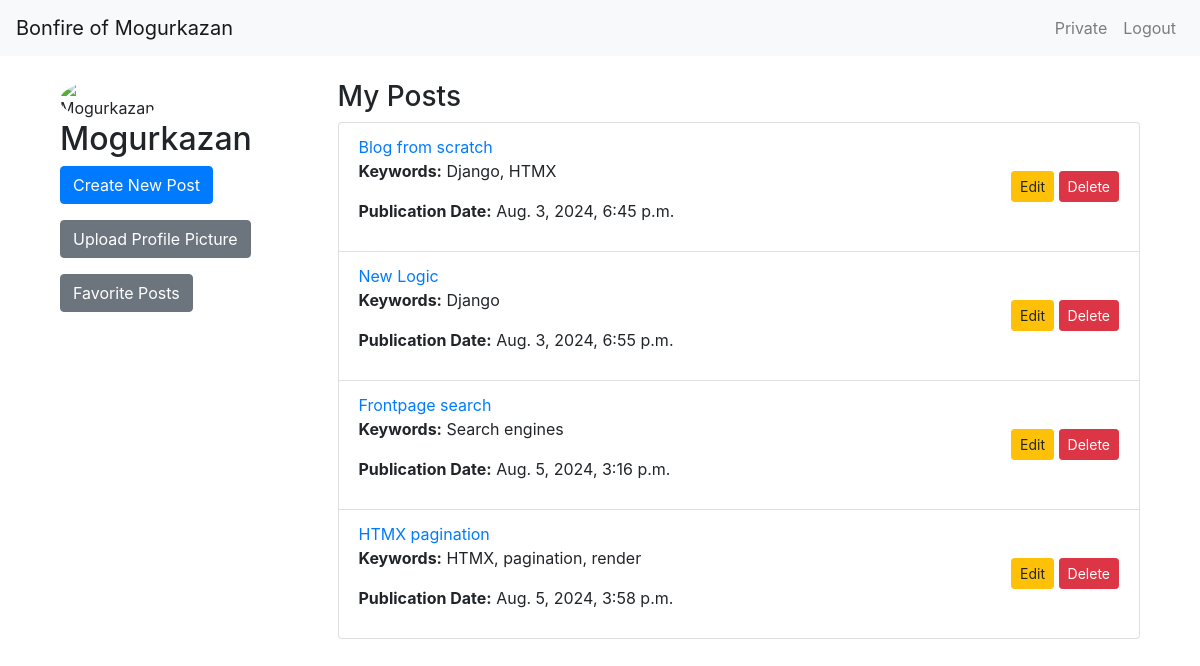
Screenshot of /private/ (signed in) with the database file from the repository.
### blog/models.py (models this page shows, shortened)
class CustomUser(AbstractBaseUser, PermissionsMixin):
    email = models.EmailField(unique=True)
    nickname = models.CharField(max_length=30)
    profile_picture = CloudinaryField('image', blank=True, null=True)
    is_active = models.BooleanField(default=True)
    is_staff = models.BooleanField(default=False)
    objects = CustomUserManager()
    USERNAME_FIELD = 'email'
    REQUIRED_FIELDS = ['nickname']

class Post(models.Model):
    author = models.ForeignKey(CustomUser, on_delete=models.CASCADE, related_name='posts')
    title = models.CharField(max_length=255)
    keywords = models.CharField(max_length=255, default='')
    content = models.TextField()
    created_at = models.DateTimeField(auto_now_add=True)
    updated_at = models.DateTimeField(auto_now=True)
    image = CloudinaryField('image', blank=True, null=True)

### blog/views.py (the view)
# urls.py: path('private/', views.private_area, name='private_area'),
@login_required
def private_area(request):
    posts = Post.objects.filter(author=request.user)
    return render(request, 'blog/private_area.html', {'posts': posts})

### blog/templates/blog/private_area.html (shortened to what this page needs)
{% extends "base.html" %}
{% block content %}
<div class="container">
    <div class="row">
        <div class="col-md-3">
            <div class="profile-header">
                {% if user.profile_picture %}
                    <img src="{{ user.profile_picture.url }}" alt="{{ user.nickname }}" style="max-width: 100px; border-radius: 50%;">
                {% else %}
                    <img src="default_profile_picture_url" alt="Default Profile Picture" style="max-width: 100px; border-radius: 50%;">
                {% endif %}
                <h2>{{ user.nickname }}</h2>
            </div>
            <a href="{% url 'post_create' %}" class="btn btn-primary mb-3">Create New Post</a>
            <a href="{% url 'upload_profile_picture' %}" class="btn btn-secondary mb-3">Upload Profile Picture</a>
            <a href="{% url 'favorite_list' %}" class="btn btn-secondary mb-3">Favorite Posts</a>
        </div>
        <div class="col-md-9">
            <h3>My Posts</h3>
            <ul class="list-group">
                {% for post in posts %}
                    <li class="list-group-item d-flex justify-content-between align-items-center">
                        <div>
                            <a href="{% url 'post_detail' post.pk %}">{{ post.title }}</a>
                            <p><strong>Keywords:</strong> {{ post.keywords }}</p>
                            <p><strong>Publication Date:</strong> {{ post.created_at }}</p>
                        </div>
                        <div>
                            <a href="{% url 'post_edit' post.pk %}" class="btn btn-warning btn-sm">Edit</a>
                            <form action="{% url 'post_delete' post.pk %}?next={% url 'private_area' %}" method="post" style="display:inline;">
                                <button type="submit" class="btn btn-danger btn-sm">Delete</button>
                            </form>
                        </div>
                    </li>
                {% endfor %}
            </ul>
        </div>
    </div>
</div>
{% endblock %}

### blog/templates/partials/navbar.html (shortened to what this page needs)
<nav class="navbar navbar-expand-lg navbar-light bg-light">
    <a class="navbar-brand" href="{% url 'post_list' %}">
        {% if user.is_authenticated %}
            Bonfire of {{ user.nickname }}
        {% else %}
            Bonfire
        {% endif %}
    </a>
    <div class="collapse navbar-collapse" id="navbarNav">
        <ul class="navbar-nav ml-auto">
            {% if user.is_authenticated %}
                <li class="nav-item">
                    <a class="nav-link" href="{% url 'private_area' %}">Private</a>
                </li>
                <li class="nav-item">
                    <form method="post" action="{% url 'logout' %}">
                        <button type="submit" class="btn btn-link nav-link" style="border: none; background: none;">Logout</button>
                    </form>
                </li>
            {% endif %}
        </ul>
    </div>
</nav>

### rows the page displays
CustomUser: nickname "Mogurkazan"
Post: title "Blog from scratch", keywords "Django, HTMX", created_at "Aug. 3, 2024, 6:45 p.m."
Post: title "New Logic", keywords "Django", created_at "Aug. 3, 2024, 6:55 p.m."
Post: title "Frontpage search", keywords "Search engines", created_at "Aug. 5, 2024, 3:16 p.m."
Post: title "HTMX pagination", keywords "HTMX, pagination, render", created_at "Aug. 5, 2024, 3:58 p.m."
